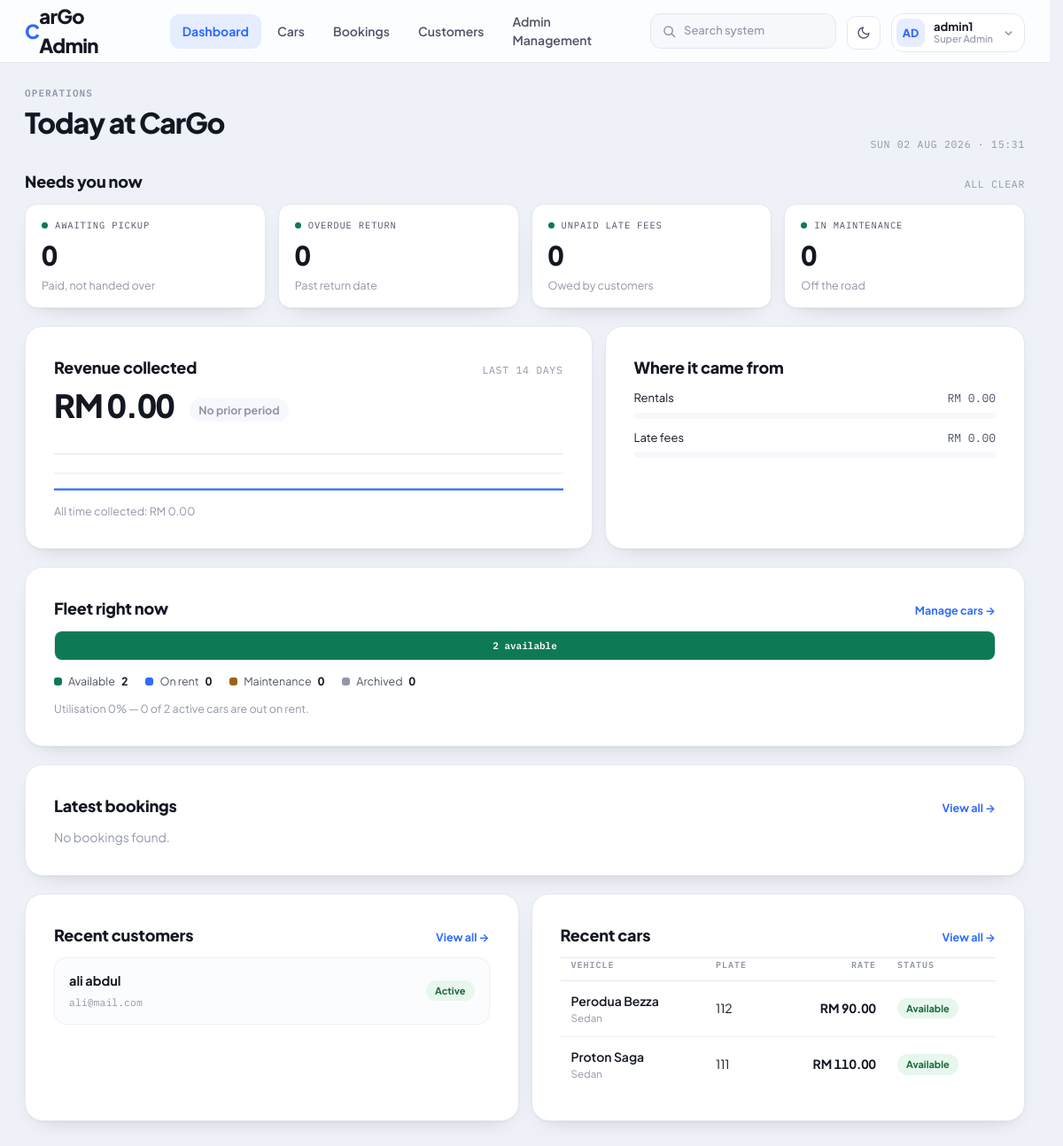
Page /admin/dashboard.php (signed in) on the committed database.
### tables this page shows
CREATE TABLE IF NOT EXISTS `cars` (
  `id` int(11) NOT NULL AUTO_INCREMENT,
  `admin_id` int(11) DEFAULT NULL,
  `brand` varchar(100) NOT NULL,
  `model` varchar(100) NOT NULL,
  `plate_number` varchar(30) NOT NULL,
  `car_type` enum('Compact','Sedan','SUV','MPV','Luxury','Sports','Hatchback','Truck') NOT NULL,
  `transmission` enum('Automatic','Manual') NOT NULL,
  `fuel_type` enum('Petrol','Diesel','Hybrid','Electric') NOT NULL,
  `seats` int(11) NOT NULL,
  `daily_rate` decimal(10,2) NOT NULL,
  `image` varchar(255) DEFAULT NULL,
  `status` enum('available','unavailable','maintenance') NOT NULL DEFAULT 'available',
  `created_at` datetime DEFAULT current_timestamp(),
  `archived_at` datetime DEFAULT NULL,
  PRIMARY KEY (`id`),
  UNIQUE KEY `plate_number` (`plate_number`),
  KEY `idx_cars_admin` (`admin_id`),
  KEY `idx_cars_type` (`car_type`),
  KEY `idx_cars_status` (`status`),
  CONSTRAINT `fk_car_admin` FOREIGN KEY (`admin_id`) REFERENCES `admins` (`id`) ON DELETE SET NULL ON UPDATE CASCADE
);

CREATE TABLE IF NOT EXISTS `customers` (
  `id` int(11) NOT NULL AUTO_INCREMENT,
  `name` varchar(100) NOT NULL,
  `email` varchar(150) NOT NULL,
  `password` varchar(255) NOT NULL,
  `phone` varchar(30) DEFAULT NULL,
  `address` varchar(255) DEFAULT NULL,
  `status` enum('active','inactive','blocked') NOT NULL DEFAULT 'active',
  `created_at` datetime DEFAULT current_timestamp(),
  PRIMARY KEY (`id`),
  UNIQUE KEY `email` (`email`),
  KEY `idx_customers_status` (`status`)
);

### admin/dashboard.php (the view, shortened to what the rows shown need)
<?php
function h($value): string
{
    return htmlspecialchars((string) $value, ENT_QUOTES, 'UTF-8');
}
function dashboardStatusClass(string $status): string
{
    return 'status-' . preg_replace('/[^a-z0-9-]/', '-', strtolower($status));
}
function bookingStatusValues(mysqli $conn): array
{
    $stmt = $conn->prepare(
        'SELECT COLUMN_TYPE
         FROM INFORMATION_SCHEMA.COLUMNS
         WHERE TABLE_SCHEMA = DATABASE()
           AND TABLE_NAME = ?
           AND COLUMN_NAME = ?
         LIMIT 1'
    );
    $table = 'bookings';
    $column = 'booking_status';
    $stmt->bind_param('ss', $table, $column);
    $stmt->execute();
    $row = $stmt->get_result()->fetch_assoc();
    $columnType = (string) ($row['COLUMN_TYPE'] ?? '');
    if (!preg_match("/^enum\((.*)\)$/", $columnType, $matches)) {
        return ['pending', 'approved', 'rejected', 'ongoing'];
    }
    preg_match_all("/'((?:[^'\\\\]|\\\\.)*)'/", $matches[1], $enumMatches);
    $statuses = array_map(
        static fn($value) => stripcslashes($value),
        $enumMatches[1]
    );
    return $statuses ?: ['pending', 'approved', 'rejected', 'ongoing'];
}
function fetchCountMap(mysqli $conn, string $sql, string $keyColumn, string $valueColumn): array
{
    $result = $conn->query($sql);
    $map = [];
    return $map;
}
function loadDashboardCarStats(mysqli $conn): array
{
    $result = $conn->query(
        'SELECT
            COUNT(*) AS total,
            SUM(CASE WHEN archived_at IS NULL THEN 1 ELSE 0 END) AS active_cars,
            SUM(CASE WHEN archived_at IS NOT NULL THEN 1 ELSE 0 END) AS archived_cars,
            SUM(CASE WHEN archived_at IS NULL AND status = \'available\' THEN 1 ELSE 0 END) AS available_cars,
            SUM(CASE WHEN archived_at IS NULL AND status = \'unavailable\' THEN 1 ELSE 0 END) AS unavailable_cars,
            SUM(CASE WHEN archived_at IS NULL AND status = \'maintenance\' THEN 1 ELSE 0 END) AS maintenance_cars
         FROM cars'
    );
    $row = $result->fetch_assoc() ?: [];
    return [
        'total' => (int) ($row['total'] ?? 0),
        'available' => (int) ($row['available_cars'] ?? 0),
        'unavailable' => (int) ($row['unavailable_cars'] ?? 0),
        'maintenance' => (int) ($row['maintenance_cars'] ?? 0),
        'archived' => (int) ($row['archived_cars'] ?? 0),
        'active' => (int) ($row['active_cars'] ?? 0),
    ];
}
function loadDashboardBookingStats(mysqli $conn, array $bookingStatuses): array
{
    $bookingStats = array_fill_keys($bookingStatuses, 0);
    $bookingStats['total'] = 0;
    $statusCounts = fetchCountMap(
        $conn,
        'SELECT booking_status, COUNT(*) AS total FROM bookings GROUP BY booking_status',
        'booking_status',
        'total'
    );
    return $bookingStats;
}
function loadRecentDashboardCustomers(mysqli $conn): array
{
    $result = $conn->query(
        'SELECT id, name, email, phone, status, created_at
         FROM customers
         ORDER BY created_at DESC, id DESC
         LIMIT 5'
    );
    return $result->fetch_all(MYSQLI_ASSOC);
}
function loadRecentDashboardCars(mysqli $conn): array
{
    $result = $conn->query(
        'SELECT id, brand, model, plate_number, car_type, daily_rate, status, created_at
         FROM cars
         WHERE archived_at IS NULL
         ORDER BY created_at DESC, id DESC
         LIMIT 5'
    );
    return $result->fetch_all(MYSQLI_ASSOC);
}
$carStats = [
    'total' => 0,
    'available' => 0,
    'unavailable' => 0,
    'maintenance' => 0,
    'archived' => 0,
    'active' => 0,
];
$bookingStats = [];
$recentCustomers = [];
$recentCars = [];
try {
    $conn = getDbConnection();
    $bookingStatuses = bookingStatusValues($conn);
    $carStats = loadDashboardCarStats($conn);
    $bookingStats = loadDashboardBookingStats($conn, $bookingStatuses);
    $recentCustomers = loadRecentDashboardCustomers($conn);
    $recentCars = loadRecentDashboardCars($conn);
} catch (mysqli_sql_exception $e) {
    $error = 'Could not load dashboard data. Please check the database connection and schema.';
}
$onRent = (int) ($bookingStats['ongoing'] ?? 0);
?>
<?php
include '../includes/layout_top.php';
?>
<main class="dc-main">
    <div class="ov-stack">
        <header class="ov-head">
            <div>
                <h1 class="dc-h1" style="font-size:32px;">Today at CarGo</h1>
            </div>
        </header>
        <section>
            <div class="ov-section-head">
                <h2>Needs you now</h2>
            </div>
        </section>
        <section class="ov-band">
            <div class="dc-card padded">
                <div class="ov-section-head">
                    <h2>Revenue collected</h2>
                </div>
            </div>
            <div class="dc-card padded">
                <div class="ov-section-head"><h2>Where it came from</h2></div>
            </div>
        </section>
        <section class="dc-card padded">
            <div class="ov-section-head">
                <h2>Fleet right now</h2>
            </div>
            <?php
            $fleetSegments = [
                ['count' => $carStats['available'], 'label' => 'available', 'color' => 'var(--go)'],
                ['count' => $onRent, 'label' => 'on rent', 'color' => 'var(--accent)'],
                ['count' => $carStats['maintenance'], 'label' => 'maintenance', 'color' => 'var(--wait)'],
            ];
            ?>
            <div class="ov-fleet-bar">
                <?php foreach ($fleetSegments as $segment): ?>
                    <?php if ($segment['count'] > 0): ?>
                        <div class="ov-fleet-seg" style="flex: <?php echo h($segment['count']); ?>; background: <?php echo $segment['color']; ?>;">
                            <?php echo h($segment['count'] . ' ' . $segment['label']); ?>
                        </div>
                    <?php endif; ?>
                <?php endforeach; ?>
            </div>
        </section>
        <section class="dc-card padded">
            <div class="ov-section-head">
                <h2>Latest bookings</h2>
            </div>
        </section>
        <section class="ov-pair">
            <div class="dc-card padded">
                <div class="ov-section-head">
                    <h2>Recent customers</h2>
                </div>
                <div class="dc-list-container">
                    <?php if (count($recentCustomers) === 0): ?>
                        <p class="ov-empty">No customers found.</p>
                    <?php else: ?>
                        <?php foreach ($recentCustomers as $customer): ?>
                            <div class="dc-list-item">
                                <div style="display:flex; flex-direction:column; gap:5px; min-width:0;">
                                    <span style="font-size:14.5px; font-weight:700;"><?php echo h($customer['name']); ?></span>
                                    <span class="ov-sub" style="font-family:'IBM Plex Mono',monospace;"><?php echo h($customer['email']); ?></span>
                                </div>
                                <span class="status-pill <?php echo h(dashboardStatusClass((string) $customer['status'])); ?>"><?php echo h(ucfirst($customer['status'])); ?></span>
                            </div>
                        <?php endforeach; ?>
                    <?php endif; ?>
                </div>
            </div>
            <div class="dc-card padded">
                <div class="ov-section-head">
                    <h2>Recent cars</h2>
                </div>
                <?php if (count($recentCars) === 0): ?>
                    <p class="ov-empty">No cars found.</p>
                <?php else: ?>
                    <div class="ov-tbl-scroll">
                        <table class="ov-tbl" style="min-width:0;">
                            <thead>
                                <tr>
                                    <th>Vehicle</th>
                                    <th>Plate</th>
                                    <th style="text-align:right">Rate</th>
                                    <th>Status</th>
                                </tr>
                            </thead>
                            <tbody>
                                <?php foreach ($recentCars as $car): ?>
                                    <tr>
                                        <td>
                                            <div style="font-weight:600;"><?php echo h($car['brand'] . ' ' . $car['model']); ?></div>
                                            <div class="ov-sub"><?php echo h($car['car_type']); ?></div>
                                        </td>
                                        <td><?php echo h($car['plate_number']); ?></td>
                                        <td class="ov-amt">RM <?php echo h(number_format((float) $car['daily_rate'], 2)); ?></td>
                                        <td><span class="status-pill <?php echo h(dashboardStatusClass((string) $car['status'])); ?>"><?php echo h(ucfirst($car['status'])); ?></span></td>
                                    </tr>
                                <?php endforeach; ?>
                            </tbody>
                        </table>
                    </div>
                <?php endif; ?>
            </div>
        </section>
    </div>
</main>
<?php include '../includes/layout_bottom.php'; ?>

### rows in the picture
cars: id+status "2 available", brand+model "Perodua Bezza", car_type "Sedan", plate_number "112", daily_rate "90.00", status "Available"
customers: name "ali abdul", email "ali@mail.com", status "Active"
cars: brand+model "Proton Saga", car_type "Sedan", plate_number "111", daily_rate "110.00", status "Available"

### other values in the picture
$avatarLetters "AD"
$adminDisplayName "admin1"
$queues['awaiting_pickup'] "0"
$queues['overdue_return'] "0"
$queues['unpaid_late_fees'] "0"
$queues['maintenance'] "0"
$revenueSeries['current'] "0.00"
$totalRevenue "0.00"
$bookingRevenue "0.00"
$lateFeeRevenue "0.00"
$carStats['available'] "2"
$onRent "0"
$carStats['maintenance'] "0"
$carStats['archived'] "0"
$utilisation "0"
